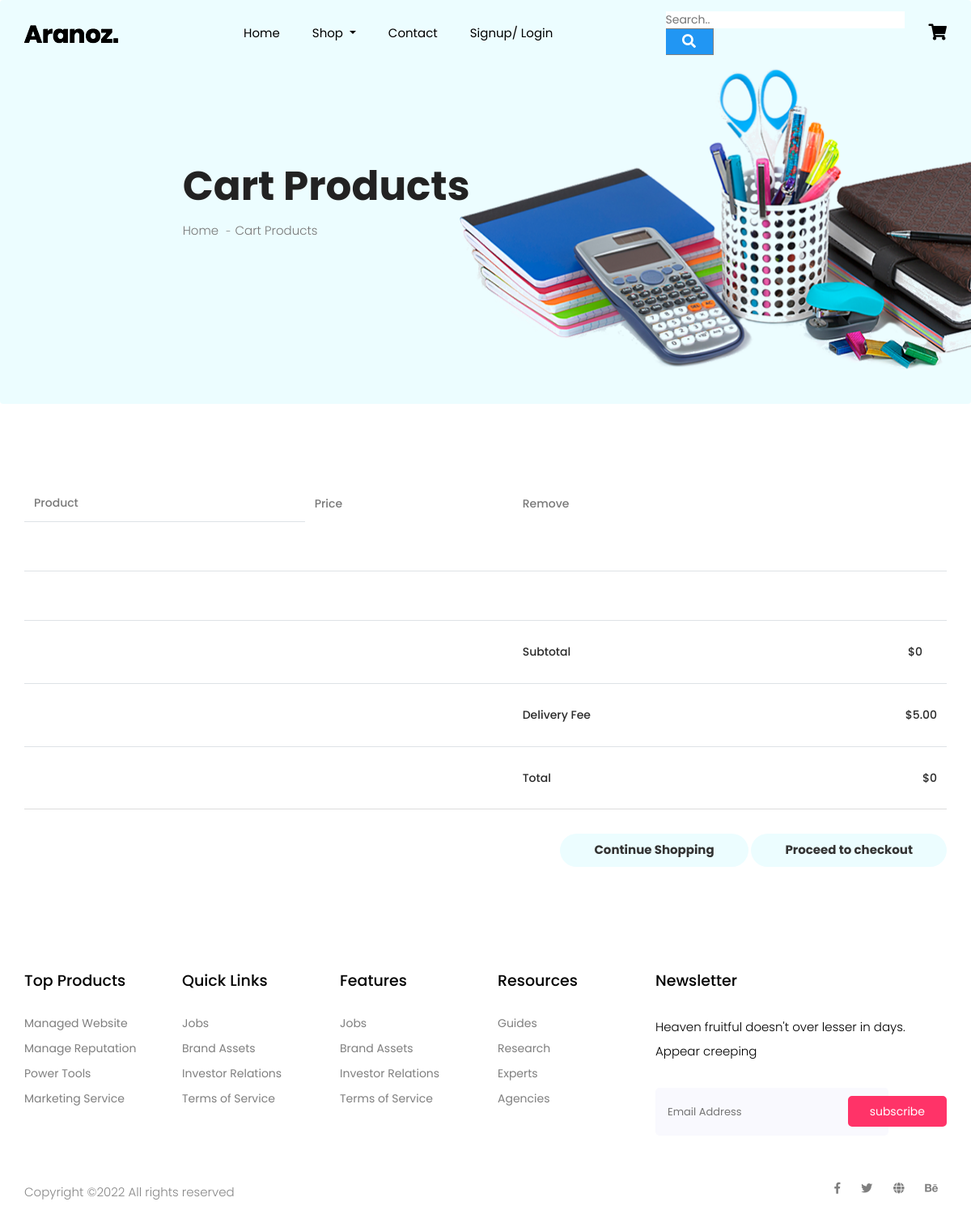
/cart, run on an earlier commit of the app's database.
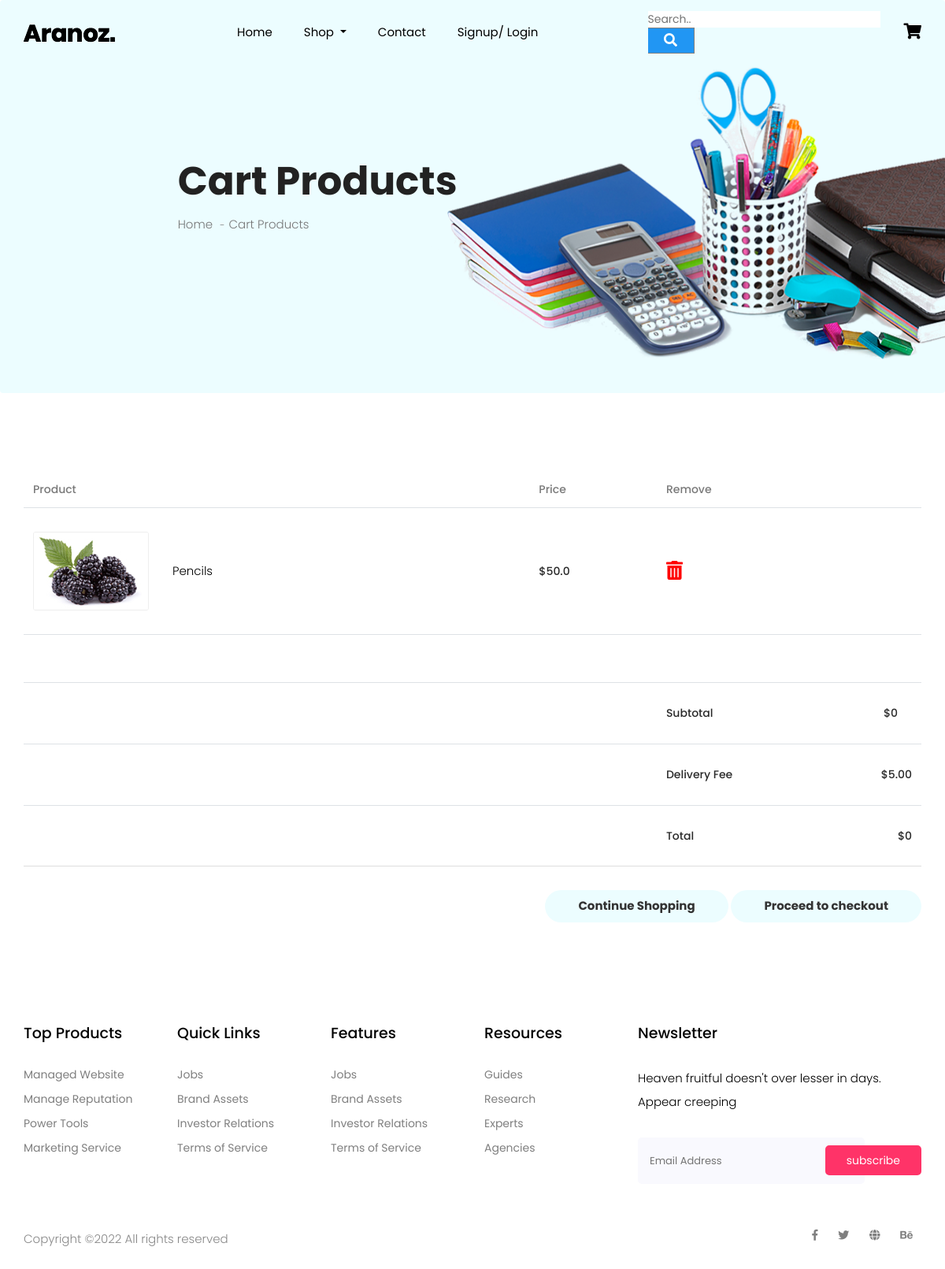
And on a later commit of the database.
### Website/models.py (models this page shows)
class Cart(db.Model):
    serial = db.Column(db.Integer, primary_key = True)
    title = db.Column(db.String(200))
    price = db.Column(db.Float(9999999999))

### Website/auth.py (the view, shortened to what this page needs)
@auth.route('/cart', methods = ['GET', 'POST'])
def cart():
    subtotal = 0
    grand_total = 0
    products = Cart.query.all()
    return render_template("cart.html", user=current_user, products=products, subtotal = subtotal, grand_total = grand_total)

### Website/templates/cart.html
{% extends "base.html" %}
{% block content %}
  <section class="breadcrumb breadcrumb_bg">
    <div class="container">
      <div class="row justify-content-center">
        <div class="col-lg-8">
          <div class="breadcrumb_iner">
            <div class="breadcrumb_iner_item">
              <h2>Cart Products</h2>
              <p>Home <span>-</span>Cart Products</p>
            </div>
          </div>
        </div>
      </div>
    </div>
  </section>
  <section class="cart_area padding_top">
    <div class="container">
      <div class="cart_inner">
        <div class="table-responsive">
          <table class="table">
            <thead>
              <tr>
                <th scope="col">Product</th>
                <th scope="col">Price</th>
                <th scope="col">Remove</th>
              </tr>
            </thead>
            <tbody>
              {% for i in products %}
              <tr>
                <td>
                  <div class="media">
                    <div class="d-flex">
                      <img src="img/product/single-product/cart-1.jpg" alt="" />
                    </div>
                    <div class="media-body">
                      <p>{{i.title}}</p>
                    </div>
                  </div>
                </td>
                <td>
                  <h5>${{i.price}}</h5>
                </td>
                <td><span style="font-size: 24px;color:red;">
                  <a href="/{{i.serial}}/delete_cart"> <i class="fas fa-trash-alt" style="color: red;"></i></a></span></td>
                {% endfor %}
                <td>
                </td>
              </tr>
              <tr class="bottom_button">
                <td>
                </td>
                <td></td>
                <td></td>
                <td>                </td>
              </tr>
              <tr>
                <td></td>
                <td></td>
                <td>
                  <h5>Subtotal</h5>
                </td>
                <td>
                  <h5>${{subtotal}}</h5>
                </td>
              </tr>
              <tr class="shipping_area">
                <td></td>
                <td></td>
                <td>
                  <h5>Delivery Fee</h5>
                </td>
                <td>
                  <div class="shipping_box">
                    <ul class="list">
                      <li>
                        <h5>$5.00</h5>
                      </li>
                    </ul>
                  </div>
                </td>
              </tr>
              <tr class="shipping_area">
                <td></td>
                <td></td>
                <td>
                  <h5>Total</h5>
                </td>
                <td>
                  <div class="shipping_box">
                    <ul class="list">
                      <li>
                        <h5>${{grand_total}}</h5>
                      </li>
                    </ul>
                  </div>
                </td>
              </tr>
            </tbody>
          </table>
          <div class="checkout_btn_inner float-right">
            <a class="btn_1" href="category">Continue Shopping</a>
            <a class="btn_1 checkout_btn_1" href="checkout">Proceed to checkout</a>
          </div>
        </div>
      </div>
  </section>
  {% endblock %}

### Website/templates/base.html (shortened to what this page needs)
<!doctype html>
<html lang="zxx">
<head>
    <link rel="stylesheet" href="{{ url_for('static', filename='css/bootstrap.min.css') }}">
    <link rel="stylesheet" href="{{ url_for('static', filename='css/animate.css') }}">
    <link rel="stylesheet" href="{{ url_for('static', filename='css/owl.carousel.min.css') }}">
    <link rel="stylesheet" href="{{ url_for('static', filename='css/all.css') }}">
    <link rel="stylesheet" href="{{ url_for('static', filename='css/flaticon.css') }}">
    <link rel="stylesheet" href="{{ url_for('static', filename='css/themify-icons.css') }}">
    <link rel="stylesheet" href="{{ url_for('static', filename='css/magnific-popup.css') }}">
    <link rel="stylesheet" href="{{ url_for('static', filename='css/slick.css') }}">
    <link rel="stylesheet" href="{{ url_for('static', filename='css/style.css') }}">
    <link rel="stylesheet" href="{{ url_for('static', filename='vendor/mdi-font/css/material-design-iconic-font.min.css') }}">
    <link rel="stylesheet" href="{{ url_for('static', filename='vendor/font-awesome-4.7/css/font-awesome.min.css') }}">
    <link rel="stylesheet" href="{{ url_for('static', filename='vendor/select2/select2.min.css') }}">
    <link rel="stylesheet" href="{{ url_for('static', filename='vendor/datepicker/daterangepicker.css') }}">
    <link rel="stylesheet" href="{{ url_for('static', filename='css/main.css') }}">
    <link rel="stylesheet" href="{{ url_for('static', filename='css/bootstrap.min.css') }}">
    <link rel="stylesheet" href="{{ url_for('static', filename='css/animate.css') }}">
    <link rel="stylesheet" href="{{ url_for('static', filename='css/owl.carousel.min.css') }}">
    <link rel="stylesheet" href="{{ url_for('static', filename='css/all.css') }}">
    <link rel="stylesheet" href="{{ url_for('static', filename='css/flaticon.css') }}">
    <link rel="stylesheet" href="{{ url_for('static', filename='css/themify-icons.css') }}">
    <link rel="stylesheet" href="{{ url_for('static', filename='css/magnific-popup.css') }}">
    <link rel="stylesheet" href="{{ url_for('static', filename='css/slick.css') }}">
    <link rel="stylesheet" href="{{ url_for('static', filename='css/style.css') }}">
</head>
<body>
    <header class="main_menu home_menu">
        <div class="container">
            <div class="row align-items-center">
                <div class="col-lg-12">
                    <nav class="navbar navbar-expand-lg navbar-light">
                        <a class="navbar-brand" href="/"> <img src="{{ url_for('static', filename='img/logo.png') }}" alt="Logo"> </a>
                        <div class="collapse navbar-collapse main-menu-item" id="navbarSupportedContent">
                            <ul class="navbar-nav">
                                <li class="nav-item">
                                    <a class="nav-link" href="/">Home</a>
                                </li>
                                <li class="nav-item dropdown">
                                    <a class="nav-link dropdown-toggle" href="blog.html" id="navbarDropdown_1"
                                        role="button" data-toggle="dropdown" aria-haspopup="true" aria-expanded="false">
                                        Shop
                                    </a>
                                </li>
                                <li class="nav-item">
                                    <a class="nav-link" href="contact">Contact</a>
                                </li>
                                {% if user.is_authenticated %}
                                <li class="nav-item">
                                    <a class="nav-link" href="logout">Logout</a>
                                </li>
                                    {% if user.id == 9 %}
                                    <li class="nav-item">
                                      <a class="nav-link" href="admin">Admin</a>
                                    </li>
                                    {% endif %}
                                {% else %}
                                <li class="nav-item">
                                    <a class="nav-link" href="login">Signup/ Login</a>
                                </li>
                                {% endif %}
                            </ul>
                        </div>
                        <form class="example" method = "POST" action="{{url_for('auth.search')}}" style="margin:auto;max-width:300px">
                          <input type="search" placeholder="Search.." name="searched">
                          <button type="submit"><i class="fa fa-search"></i></button>
                        </form>
                              <a href="cart" id="navbarDropdown3"
                                  aria-haspopup="true" aria-expanded="false">
                                  <i class="fa fa-shopping-cart" aria-hidden="true" style="font-size: 20px;"></i>
                              </a>
                    </nav>
                </div>
            </div>
        </div>
</header>
{% block content %}
{% endblock %}
  <footer class="footer_part">
    <div class="container">
      <div class="row justify-content-around">
        <div class="col-sm-6 col-lg-2">
          <div class="single_footer_part">
            <h4>Top Products</h4>
            <ul class="list-unstyled">
              <li><a href="">Managed Website</a></li>
              <li><a href="">Manage Reputation</a></li>
              <li><a href="">Power Tools</a></li>
              <li><a href="">Marketing Service</a></li>
            </ul>
          </div>
        </div>
        <div class="col-sm-6 col-lg-2">
          <div class="single_footer_part">
            <h4>Quick Links</h4>
            <ul class="list-unstyled">
              <li><a href="">Jobs</a></li>
              <li><a href="">Brand Assets</a></li>
              <li><a href="">Investor Relations</a></li>
              <li><a href="">Terms of Service</a></li>
            </ul>
          </div>
        </div>
        <div class="col-sm-6 col-lg-2">
          <div class="single_footer_part">
            <h4>Features</h4>
            <ul class="list-unstyled">
              <li><a href="">Jobs</a></li>
              <li><a href="">Brand Assets</a></li>
              <li><a href="">Investor Relations</a></li>
              <li><a href="">Terms of Service</a></li>
            </ul>
          </div>
        </div>
        <div class="col-sm-6 col-lg-2">
          <div class="single_footer_part">
            <h4>Resources</h4>
            <ul class="list-unstyled">
              <li><a href="">Guides</a></li>
              <li><a href="">Research</a></li>
              <li><a href="">Experts</a></li>
              <li><a href="">Agencies</a></li>
            </ul>
          </div>
        </div>
        <div class="col-sm-6 col-lg-4">
          <div class="single_footer_part">
            <h4>Newsletter</h4>
            <p>Heaven fruitful doesn't over lesser in days. Appear creeping
            </p>
            <div id="mc_embed_signup">
              <form target="_blank"
                action="https://spondonit.us12.list-manage.com/subscribe/post?u=1462626880ade1ac87bd9c93a&amp;id=92a4423d01"
                method="get" class="subscribe_form relative mail_part">
                <input type="email" name="email" id="newsletter-form-email" placeholder="Email Address"
                  class="placeholder hide-on-focus" onfocus="this.placeholder = ''"
                  onblur="this.placeholder = ' Email Address '">
                <button type="submit" name="submit" id="newsletter-submit"
                  class="email_icon newsletter-submit button-contactForm">subscribe</button>
              </form>
            </div>
          </div>
        </div>
      </div>
    </div>
    <div class="copyright_part">
      <div class="container">
        <div class="row">
          <div class="col-lg-8">
            <div class="copyright_text">
              <P>
Copyright &copy;<script>document.write(new Date().getFullYear());</script> All rights reserved </i>
</P>
            </div>
          </div>
          <div class="col-lg-4">
            <div class="footer_icon social_icon">
              <ul class="list-unstyled">
                <li><a href="#" class="single_social_icon"><i class="fab fa-facebook-f"></i></a></li>
                <li><a href="#" class="single_social_icon"><i class="fab fa-twitter"></i></a></li>
                <li><a href="#" class="single_social_icon"><i class="fas fa-globe"></i></a></li>
                <li><a href="#" class="single_social_icon"><i class="fab fa-behance"></i></a></li>
              </ul>
            </div>
          </div>
        </div>
      </div>
    </div>
  </footer>
</body>
</html>

### Website/static/css/all.css (style rules this page uses)
.fa, .fas, .far, .fal, .fab { -moz-osx-font-smoothing: grayscale; -webkit-font-smoothing: antialiased; display: inline-block; font-style: normal; font-variant: normal; text-rendering: auto; line-height: 1; }
.fa-behance:before { content: "\f1b4"; }
.fa-facebook-f:before { content: "\f39e"; }
.fa-globe:before { content: "\f0ac"; }
.fa-search:before { content: "\f002"; }
.fa-shopping-cart:before { content: "\f07a"; }
.fa-trash-alt:before { content: "\f2ed"; }
.fa-twitter:before { content: "\f099"; }
.fab { font-family: 'Font Awesome 5 Brands'; }
.fa, .fas { font-family: 'Font Awesome 5 Free'; font-weight: 900; }

### Website/static/css/main.css (style rules this page uses)
.row { display: -webkit-box; display: -webkit-flex; display: -moz-box; display: -ms-flexbox; display: flex; -webkit-flex-wrap: wrap; -ms-flex-wrap: wrap; flex-wrap: wrap; }
html { -webkit-box-sizing: border-box; -moz-box-sizing: border-box; box-sizing: border-box; }
* { padding: 0; margin: 0; }
*, *:before, *:after { -webkit-box-sizing: inherit; -moz-box-sizing: inherit; box-sizing: inherit; }
body, h1, h2, h3, h4, h5, h6, blockquote, p, pre, dl, dd, ol, ul, figure, hr, fieldset, legend { margin: 0; padding: 0; }
table { border-collapse: collapse; border-spacing: 0; }
button { outline: none; background: none; border: none; }
body { font-family: "Roboto", "Arial", "Helvetica Neue", sans-serif; font-weight: 400; font-size: 14px; }
h1, h2, h3, h4, h5, h6 { font-weight: 400; }
h2 { font-size: 30px; }
h4 { font-size: 18px; }
h5 { font-size: 15px; }
input { outline: none; margin: 0; border: none; -webkit-box-shadow: none; -moz-box-shadow: none; box-shadow: none; width: 100%; font-size: 14px; font-family: inherit; }

What changed in the data, as far as the page shows it:
added Cart: title "Pencils", price "50.0"
